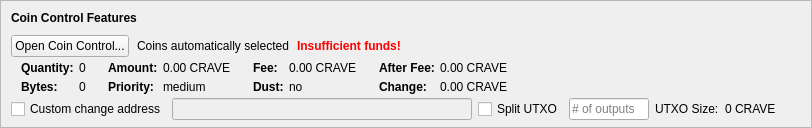
    <widget class="QFrame" name="frameCoinControl">
     <property name="sizePolicy">
      <sizepolicy hsizetype="Expanding" vsizetype="Expanding">
       <horstretch>0</horstretch>
       <verstretch>0</verstretch>
      </sizepolicy>
     </property>
     <property name="maximumSize">
      <size>
       <width>16777215</width>
       <height>16777215</height>
      </size>
     </property>
     <property name="frameShape">
      <enum>QFrame::StyledPanel</enum>
     </property>
     <property name="frameShadow">
      <enum>QFrame::Sunken</enum>
     </property>
     <layout class="QVBoxLayout" name="verticalLayoutCoinControl2">
      <property name="spacing">
       <number>0</number>
      </property>
      <property name="leftMargin">
       <number>0</number>
      </property>
      <property name="topMargin">
       <number>0</number>
      </property>
      <property name="rightMargin">
       <number>0</number>
      </property>
      <property name="bottomMargin">
       <number>6</number>
      </property>
      <item>
       <layout class="QVBoxLayout" name="verticalLayoutCoinControl" stretch="0,0,0,0,1">
        <property name="spacing">
         <number>0</number>
        </property>
        <property name="leftMargin">
         <number>10</number>
        </property>
        <property name="topMargin">
         <number>10</number>
        </property>
        <item>
         <layout class="QHBoxLayout" name="horizontalLayoutCoinControl1">
          <property name="bottomMargin">
           <number>10</number>
          </property>
          <item>
           <widget class="QLabel" name="labelCoinControlFeatures">
            <property name="sizePolicy">
             <sizepolicy hsizetype="Preferred" vsizetype="Maximum">
              <horstretch>0</horstretch>
              <verstretch>0</verstretch>
             </sizepolicy>
            </property>
            <property name="font">
             <font>
              <weight>75</weight>
              <bold>true</bold>
             </font>
            </property>
            <property name="styleSheet">
             <string notr="true">font-weight:bold;</string>
            </property>
            <property name="text">
             <string>Coin Control Features</string>
            </property>
           </widget>
          </item>
         </layout>
        </item>
        <item>
         <layout class="QHBoxLayout" name="horizontalLayoutCoinControl2" stretch="0,0,0,0">
          <property name="spacing">
           <number>8</number>
          </property>
          <property name="bottomMargin">
           <number>4</number>
          </property>
          <item>
           <widget class="QPushButton" name="pushButtonCoinControl">
            <property name="styleSheet">
             <string notr="true"/>
            </property>
            <property name="text">
             <string>Open Coin Control...</string>
            </property>
            <property name="autoDefault">
             <bool>false</bool>
            </property>
           </widget>
          </item>
          <item>
           <widget class="QLabel" name="labelCoinControlAutomaticallySelected">
            <property name="text">
             <string>Coins automatically selected</string>
            </property>
            <property name="margin">
             <number>5</number>
            </property>
           </widget>
          </item>
          <item>
           <widget class="QLabel" name="labelCoinControlInsuffFunds">
            <property name="font">
             <font>
              <weight>75</weight>
              <bold>true</bold>
             </font>
            </property>
            <property name="styleSheet">
             <string notr="true">color:red;font-weight:bold;</string>
            </property>
            <property name="text">
             <string>Insufficient funds!</string>
            </property>
            <property name="margin">
             <number>5</number>
            </property>
           </widget>
          </item>
          <item>
           <spacer name="horizontalSpacerCoinControl">
            <property name="orientation">
             <enum>Qt::Horizontal</enum>
            </property>
            <property name="sizeHint" stdset="0">
             <size>
              <width>40</width>
              <height>1</height>
             </size>
            </property>
           </spacer>
          </item>
         </layout>
        </item>
        <item>
         <widget class="QWidget" name="widgetCoinControl" native="true">
          <property name="sizePolicy">
           <sizepolicy hsizetype="Preferred" vsizetype="Preferred">
            <horstretch>0</horstretch>
            <verstretch>0</verstretch>
           </sizepolicy>
          </property>
          <property name="minimumSize">
           <size>
            <width>0</width>
            <height>0</height>
           </size>
          </property>
          <property name="styleSheet">
           <string notr="true"/>
          </property>
          <layout class="QHBoxLayout" name="horizontalLayoutCoinControl5">
           <property name="leftMargin">
            <number>0</number>
           </property>
           <property name="topMargin">
            <number>0</number>
           </property>
           <property name="rightMargin">
            <number>0</number>
           </property>
           <property name="bottomMargin">
            <number>0</number>
           </property>
           <item>
            <layout class="QHBoxLayout" name="horizontalLayoutCoinControl3" stretch="0,0,0,1">
             <property name="spacing">
              <number>10</number>
             </property>
             <property name="topMargin">
              <number>0</number>
             </property>
             <property name="bottomMargin">
              <number>4</number>
             </property>
             <item>
              <layout class="QFormLayout" name="formLayoutCoinControl1">
               <property name="horizontalSpacing">
                <number>5</number>
               </property>
               <property name="verticalSpacing">
                <number>5</number>
               </property>
               <property name="leftMargin">
                <number>10</number>
               </property>
               <property name="topMargin">
                <number>0</number>
               </property>
               <property name="rightMargin">
                <number>6</number>
               </property>
               <item row="0" column="0">
                <widget class="QLabel" name="labelCoinControlQuantityText">
                 <property name="font">
                  <font>
                   <weight>75</weight>
                   <bold>true</bold>
                  </font>
                 </property>
                 <property name="text">
                  <string>Quantity:</string>
                 </property>
                 <property name="margin">
                  <number>0</number>
                 </property>
                </widget>
               </item>
               <item row="0" column="1">
                <widget class="QLabel" name="labelCoinControlQuantity">
                 <property name="cursor">
                  <cursorShape>IBeamCursor</cursorShape>
                 </property>
                 <property name="contextMenuPolicy">
                  <enum>Qt::ActionsContextMenu</enum>
                 </property>
                 <property name="text">
                  <string notr="true">0</string>
                 </property>
                 <property name="margin">
                  <number>0</number>
                 </property>
                 <property name="textInteractionFlags">
                  <set>Qt::LinksAccessibleByMouse|Qt::TextSelectableByKeyboard|Qt::TextSelectableByMouse</set>
                 </property>
                </widget>
               </item>
               <item row="1" column="0">
                <widget class="QLabel" name="labelCoinControlBytesText">
                 <property name="font">
                  <font>
                   <weight>75</weight>
                   <bold>true</bold>
                  </font>
                 </property>
                 <property name="text">
                  <string>Bytes:</string>
                 </property>
                </widget>
               </item>
               <item row="1" column="1">
                <widget class="QLabel" name="labelCoinControlBytes">
                 <property name="cursor">
                  <cursorShape>IBeamCursor</cursorShape>
                 </property>
                 <property name="contextMenuPolicy">
                  <enum>Qt::ActionsContextMenu</enum>
                 </property>
                 <property name="text">
                  <string notr="true">0</string>
                 </property>
                 <property name="textInteractionFlags">
                  <set>Qt::LinksAccessibleByMouse|Qt::TextSelectableByKeyboard|Qt::TextSelectableByMouse</set>
                 </property>
                </widget>
               </item>
              </layout>
             </item>
             <item>
              <layout class="QFormLayout" name="formLayoutCoinControl2">
               <property name="horizontalSpacing">
                <number>5</number>
               </property>
               <property name="verticalSpacing">
                <number>5</number>
               </property>
               <property name="leftMargin">
                <number>6</number>
               </property>
               <property name="topMargin">
                <number>0</number>
               </property>
               <property name="rightMargin">
                <number>6</number>
               </property>
               <item row="0" column="0">
                <widget class="QLabel" name="labelCoinControlAmountText">
                 <property name="font">
                  <font>
                   <weight>75</weight>
                   <bold>true</bold>
                  </font>
                 </property>
                 <property name="text">
                  <string>Amount:</string>
                 </property>
                 <property name="margin">
                  <number>0</number>
                 </property>
                </widget>
               </item>
               <item row="0" column="1">
                <widget class="QLabel" name="labelCoinControlAmount">
                 <property name="cursor">
                  <cursorShape>IBeamCursor</cursorShape>
                 </property>
                 <property name="contextMenuPolicy">
                  <enum>Qt::ActionsContextMenu</enum>
                 </property>
                 <property name="text">
                  <string notr="true">0.00 CRAVE</string>
                 </property>
                 <property name="textInteractionFlags">
                  <set>Qt::LinksAccessibleByMouse|Qt::TextSelectableByKeyboard|Qt::TextSelectableByMouse</set>
                 </property>
                </widget>
               </item>
               <item row="1" column="0">
                <widget class="QLabel" name="labelCoinControlPriorityText">
                 <property name="font">
                  <font>
                   <weight>75</weight>
                   <bold>true</bold>
                  </font>
                 </property>
                 <property name="text">
                  <string>Priority:</string>
                 </property>
                </widget>
               </item>
               <item row="1" column="1">
                <widget class="QLabel" name="labelCoinControlPriority">
                 <property name="cursor">
                  <cursorShape>IBeamCursor</cursorShape>
                 </property>
                 <property name="contextMenuPolicy">
                  <enum>Qt::ActionsContextMenu</enum>
                 </property>
                 <property name="text">
                  <string>medium</string>
                 </property>
                 <property name="textInteractionFlags">
                  <set>Qt::LinksAccessibleByMouse|Qt::TextSelectableByKeyboard|Qt::TextSelectableByMouse</set>
                 </property>
                </widget>
               </item>
              </layout>
             </item>
             <item>
              <layout class="QFormLayout" name="formLayoutCoinControl3">
               <property name="horizontalSpacing">
                <number>5</number>
               </property>
               <property name="verticalSpacing">
                <number>5</number>
               </property>
               <property name="leftMargin">
                <number>6</number>
               </property>
               <property name="topMargin">
                <number>0</number>
               </property>
               <property name="rightMargin">
                <number>6</number>
               </property>
               <item row="0" column="0">
                <widget class="QLabel" name="labelCoinControlFeeText">
                 <property name="font">
                  <font>
                   <weight>75</weight>
                   <bold>true</bold>
                  </font>
                 </property>
                 <property name="text">
                  <string>Fee:</string>
                 </property>
                 <property name="margin">
                  <number>0</number>
                 </property>
                </widget>
               </item>
               <item row="0" column="1">
                <widget class="QLabel" name="labelCoinControlFee">
                 <property name="cursor">
                  <cursorShape>IBeamCursor</cursorShape>
                 </property>
                 <property name="contextMenuPolicy">
                  <enum>Qt::ActionsContextMenu</enum>
                 </property>
                 <property name="text">
                  <string notr="true">0.00 CRAVE</string>
                 </property>
                 <property name="textInteractionFlags">
                  <set>Qt::LinksAccessibleByMouse|Qt::TextSelectableByKeyboard|Qt::TextSelectableByMouse</set>
                 </property>
                </widget>
               </item>
               <item row="1" column="0">
                <widget class="QLabel" name="labelCoinControlLowOutputText">
                 <property name="font">
                  <font>
                   <weight>75</weight>
                   <bold>true</bold>
                  </font>
                 </property>
                 <property name="text">
                  <string>Dust:</string>
                 </property>
                </widget>
               </item>
               <item row="1" column="1">
                <widget class="QLabel" name="labelCoinControlLowOutput">
                 <property name="cursor">
                  <cursorShape>IBeamCursor</cursorShape>
                 </property>
                 <property name="contextMenuPolicy">
                  <enum>Qt::ActionsContextMenu</enum>
                 </property>
                 <property name="text">
                  <string>no</string>
                 </property>
                 <property name="textInteractionFlags">
                  <set>Qt::LinksAccessibleByMouse|Qt::TextSelectableByKeyboard|Qt::TextSelectableByMouse</set>
                 </property>
                </widget>
               </item>
              </layout>
             </item>
             <item>
              <layout class="QFormLayout" name="formLayoutCoinControl4">
               <property name="horizontalSpacing">
                <number>5</number>
               </property>
               <property name="verticalSpacing">
                <number>5</number>
               </property>
               <property name="leftMargin">
                <number>6</number>
               </property>
               <property name="topMargin">
                <number>0</number>
               </property>
               <property name="rightMargin">
                <number>6</number>
               </property>
               <item row="0" column="0">
                <widget class="QLabel" name="labelCoinControlAfterFeeText">
                 <property name="font">
                  <font>
                   <weight>75</weight>
                   <bold>true</bold>
                  </font>
                 </property>
                 <property name="text">
                  <string>After Fee:</string>
                 </property>
                 <property name="margin">
                  <number>0</number>
                 </property>
                </widget>
               </item>
               <item row="0" column="1">
                <widget class="QLabel" name="labelCoinControlAfterFee">
                 <property name="cursor">
                  <cursorShape>IBeamCursor</cursorShape>
                 </property>
                 <property name="contextMenuPolicy">
                  <enum>Qt::ActionsContextMenu</enum>
                 </property>
                 <property name="text">
                  <string notr="true">0.00 CRAVE</string>
                 </property>
                 <property name="textInteractionFlags">
                  <set>Qt::LinksAccessibleByMouse|Qt::TextSelectableByKeyboard|Qt::TextSelectableByMouse</set>
                 </property>
                </widget>
               </item>
               <item row="1" column="0">
                <widget class="QLabel" name="labelCoinControlChangeText">
                 <property name="font">
                  <font>
                   <weight>75</weight>
                   <bold>true</bold>
                  </font>
                 </property>
                 <property name="text">
                  <string>Change:</string>
                 </property>
                </widget>
               </item>
               <item row="1" column="1">
                <widget class="QLabel" name="labelCoinControlChange">
                 <property name="cursor">
                  <cursorShape>IBeamCursor</cursorShape>
                 </property>
                 <property name="contextMenuPolicy">
                  <enum>Qt::ActionsContextMenu</enum>
                 </property>
                 <property name="text">
                  <string notr="true">0.00 CRAVE</string>
                 </property>
                 <property name="textInteractionFlags">
                  <set>Qt::LinksAccessibleByMouse|Qt::TextSelectableByKeyboard|Qt::TextSelectableByMouse</set>
                 </property>
                </widget>
               </item>
              </layout>
             </item>
            </layout>
           </item>
          </layout>
         </widget>
        </item>
        <item>
         <layout class="QHBoxLayout" name="horizontalLayoutCoinControl4" stretch="0,0,0,0,0,0,0,0">
          <property name="spacing">
           <number>6</number>
          </property>
          <property name="sizeConstraint">
           <enum>QLayout::SetDefaultConstraint</enum>
          </property>
          <property name="topMargin">
           <number>0</number>
          </property>
          <property name="rightMargin">
           <number>0</number>
          </property>
          <item>
           <widget class="QCheckBox" name="checkBoxCoinControlChange">
            <property name="toolTip">
             <string>If this is activated, but the change address is empty or invalid, change will be sent to a newly generated address.</string>
            </property>
            <property name="text">
             <string>Custom change address</string>
            </property>
           </widget>
          </item>
          <item>
           <widget class="QValidatedLineEdit" name="lineEditCoinControlChange">
            <property name="enabled">
             <bool>false</bool>
            </property>
            <property name="sizePolicy">
             <sizepolicy hsizetype="Expanding" vsizetype="Fixed">
              <horstretch>0</horstretch>
              <verstretch>0</verstretch>
             </sizepolicy>
            </property>
            <property name="minimumSize">
             <size>
              <width>300</width>
              <height>0</height>
             </size>
            </property>
           </widget>
          </item>
          <item>
           <widget class="QCheckBox" name="splitBlockCheckBox">
            <property name="text">
             <string>Split UTXO</string>
            </property>
           </widget>
          </item>
          <item>
           <widget class="QLineEdit" name="splitBlockLineEdit">
            <property name="sizePolicy">
             <sizepolicy hsizetype="Fixed" vsizetype="Fixed">
              <horstretch>20</horstretch>
              <verstretch>0</verstretch>
             </sizepolicy>
            </property>
            <property name="maximumSize">
             <size>
              <width>80</width>
              <height>16777215</height>
             </size>
            </property>
            <property name="placeholderText">
             <string># of outputs</string>
            </property>
           </widget>
          </item>
          <item>
           <widget class="QLabel" name="labelBlockSizeText">
            <property name="text">
             <string>UTXO Size:</string>
            </property>
           </widget>
          </item>
          <item>
           <widget class="QLabel" name="labelBlockSize">
            <property name="text">
             <string>0 CRAVE</string>
            </property>
           </widget>
          </item>
          <item>
           <widget class="QLabel" name="labelCoinControlChangeLabel">
            <property name="sizePolicy">
             <sizepolicy hsizetype="Minimum" vsizetype="Expanding">
              <horstretch>0</horstretch>
              <verstretch>0</verstretch>
             </sizepolicy>
            </property>
            <property name="minimumSize">
             <size>
              <width>0</width>
              <height>0</height>
             </size>
            </property>
            <property name="text">
             <string/>
            </property>
            <property name="margin">
             <number>0</number>
            </property>
           </widget>
          </item>
          <item>
           <spacer name="horizontalSpacer_7">
            <property name="orientation">
             <enum>Qt::Horizontal</enum>
            </property>
            <property name="sizeHint" stdset="0">
             <size>
              <width>0</width>
              <height>20</height>
             </size>
            </property>
           </spacer>
          </item>
         </layout>
        </item>
        <item>
         <spacer name="verticalSpacerCoinControl">
          <property name="orientation">
           <enum>Qt::Vertical</enum>
          </property>
          <property name="sizeHint" stdset="0">
           <size>
            <width>800</width>
            <height>1</height>
           </size>
          </property>
         </spacer>
        </item>
       </layout>
      </item>
     </layout>
    </widget>
